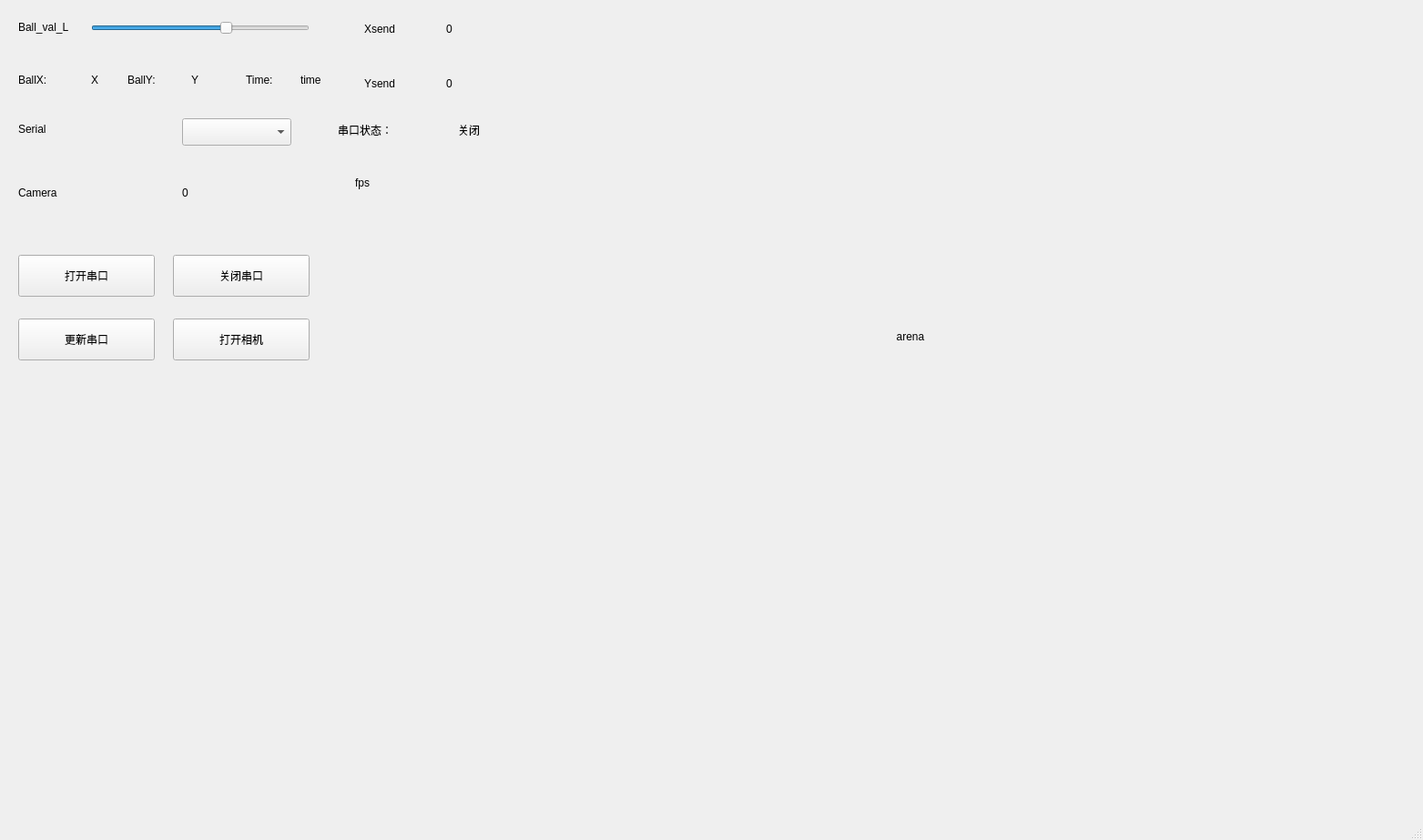
<?xml version="1.0" encoding="UTF-8"?>
<ui version="4.0">
 <class>mainwindow</class>
 <widget class="QMainWindow" name="mainwindow">
  <property name="geometry">
   <rect>
    <x>0</x>
    <y>0</y>
    <width>1563</width>
    <height>923</height>
   </rect>
  </property>
  <property name="windowTitle">
   <string>仪器设计大赛新生组</string>
  </property>
  <widget class="QWidget" name="centralwidget">
   <widget class="QSlider" name="ball_val_L">
    <property name="geometry">
     <rect>
      <x>100</x>
      <y>20</y>
      <width>240</width>
      <height>22</height>
     </rect>
    </property>
    <property name="maximum">
     <number>255</number>
    </property>
    <property name="value">
     <number>160</number>
    </property>
    <property name="orientation">
     <enum>Qt::Horizontal</enum>
    </property>
   </widget>
   <widget class="QLabel" name="BVL">
    <property name="geometry">
     <rect>
      <x>20</x>
      <y>20</y>
      <width>90</width>
      <height>20</height>
     </rect>
    </property>
    <property name="text">
     <string>Ball_val_L</string>
    </property>
   </widget>
   <widget class="QLabel" name="arena">
    <property name="geometry">
     <rect>
      <x>640</x>
      <y>10</y>
      <width>720</width>
      <height>720</height>
     </rect>
    </property>
    <property name="text">
     <string>arena</string>
    </property>
    <property name="alignment">
     <set>Qt::AlignCenter</set>
    </property>
   </widget>
   <widget class="QLabel" name="BX">
    <property name="geometry">
     <rect>
      <x>20</x>
      <y>80</y>
      <width>72</width>
      <height>15</height>
     </rect>
    </property>
    <property name="text">
     <string>BallX:</string>
    </property>
   </widget>
   <widget class="QLabel" name="BY">
    <property name="geometry">
     <rect>
      <x>140</x>
      <y>80</y>
      <width>72</width>
      <height>15</height>
     </rect>
    </property>
    <property name="text">
     <string>BallY:</string>
    </property>
   </widget>
   <widget class="QLabel" name="TT">
    <property name="geometry">
     <rect>
      <x>270</x>
      <y>80</y>
      <width>72</width>
      <height>15</height>
     </rect>
    </property>
    <property name="text">
     <string>Time:</string>
    </property>
   </widget>
   <widget class="QLabel" name="time">
    <property name="geometry">
     <rect>
      <x>330</x>
      <y>80</y>
      <width>72</width>
      <height>15</height>
     </rect>
    </property>
    <property name="text">
     <string>time</string>
    </property>
   </widget>
   <widget class="QLabel" name="ballx">
    <property name="geometry">
     <rect>
      <x>100</x>
      <y>80</y>
      <width>72</width>
      <height>15</height>
     </rect>
    </property>
    <property name="text">
     <string>X</string>
    </property>
   </widget>
   <widget class="QLabel" name="bally">
    <property name="geometry">
     <rect>
      <x>210</x>
      <y>80</y>
      <width>72</width>
      <height>15</height>
     </rect>
    </property>
    <property name="text">
     <string>Y</string>
    </property>
   </widget>
   <widget class="QComboBox" name="ser_selection">
    <property name="geometry">
     <rect>
      <x>200</x>
      <y>130</y>
      <width>120</width>
      <height>30</height>
     </rect>
    </property>
   </widget>
   <widget class="QLabel" name="SERL">
    <property name="geometry">
     <rect>
      <x>20</x>
      <y>130</y>
      <width>108</width>
      <height>24</height>
     </rect>
    </property>
    <property name="text">
     <string>Serial</string>
    </property>
   </widget>
   <widget class="QLabel" name="label">
    <property name="geometry">
     <rect>
      <x>20</x>
      <y>200</y>
      <width>108</width>
      <height>24</height>
     </rect>
    </property>
    <property name="text">
     <string>Camera</string>
    </property>
   </widget>
   <widget class="QPushButton" name="serial_open">
    <property name="geometry">
     <rect>
      <x>20</x>
      <y>280</y>
      <width>150</width>
      <height>46</height>
     </rect>
    </property>
    <property name="text">
     <string>打开串口</string>
    </property>
   </widget>
   <widget class="QLabel" name="label_2">
    <property name="geometry">
     <rect>
      <x>371</x>
      <y>131</y>
      <width>120</width>
      <height>24</height>
     </rect>
    </property>
    <property name="text">
     <string>串口状态：</string>
    </property>
   </widget>
   <widget class="QLabel" name="ser_status">
    <property name="geometry">
     <rect>
      <x>503</x>
      <y>131</y>
      <width>161</width>
      <height>24</height>
     </rect>
    </property>
    <property name="text">
     <string>关闭</string>
    </property>
   </widget>
   <widget class="QPushButton" name="serial_close">
    <property name="geometry">
     <rect>
      <x>190</x>
      <y>280</y>
      <width>150</width>
      <height>46</height>
     </rect>
    </property>
    <property name="text">
     <string>关闭串口</string>
    </property>
   </widget>
   <widget class="QLabel" name="cam_label">
    <property name="geometry">
     <rect>
      <x>200</x>
      <y>200</y>
      <width>161</width>
      <height>24</height>
     </rect>
    </property>
    <property name="text">
     <string>0</string>
    </property>
   </widget>
   <widget class="QPushButton" name="cam_open">
    <property name="geometry">
     <rect>
      <x>190</x>
      <y>350</y>
      <width>150</width>
      <height>46</height>
     </rect>
    </property>
    <property name="text">
     <string>打开相机</string>
    </property>
   </widget>
   <widget class="QPushButton" name="ser_update">
    <property name="geometry">
     <rect>
      <x>20</x>
      <y>350</y>
      <width>150</width>
      <height>46</height>
     </rect>
    </property>
    <property name="text">
     <string>更新串口</string>
    </property>
   </widget>
   <widget class="QLabel" name="label_3">
    <property name="geometry">
     <rect>
      <x>400</x>
      <y>20</y>
      <width>108</width>
      <height>24</height>
     </rect>
    </property>
    <property name="text">
     <string>Xsend</string>
    </property>
   </widget>
   <widget class="QLabel" name="label_4">
    <property name="geometry">
     <rect>
      <x>400</x>
      <y>80</y>
      <width>108</width>
      <height>24</height>
     </rect>
    </property>
    <property name="text">
     <string>Ysend</string>
    </property>
   </widget>
   <widget class="QLabel" name="X">
    <property name="geometry">
     <rect>
      <x>490</x>
      <y>20</y>
      <width>108</width>
      <height>24</height>
     </rect>
    </property>
    <property name="text">
     <string>0</string>
    </property>
   </widget>
   <widget class="QLabel" name="Y">
    <property name="geometry">
     <rect>
      <x>490</x>
      <y>80</y>
      <width>108</width>
      <height>24</height>
     </rect>
    </property>
    <property name="text">
     <string>0</string>
    </property>
   </widget>
   <widget class="QLabel" name="BX_2">
    <property name="geometry">
     <rect>
      <x>390</x>
      <y>190</y>
      <width>72</width>
      <height>21</height>
     </rect>
    </property>
    <property name="text">
     <string>fps</string>
    </property>
   </widget>
   <widget class="QLabel" name="fps_text">
    <property name="geometry">
     <rect>
      <x>500</x>
      <y>194</y>
      <width>72</width>
      <height>21</height>
     </rect>
    </property>
    <property name="text">
     <string/>
    </property>
   </widget>
  </widget>
  <widget class="QMenuBar" name="menubar">
   <property name="geometry">
    <rect>
     <x>0</x>
     <y>0</y>
     <width>1563</width>
     <height>37</height>
    </rect>
   </property>
  </widget>
  <widget class="QStatusBar" name="statusbar"/>
 </widget>
 <resources/>
 <connections/>
</ui>
